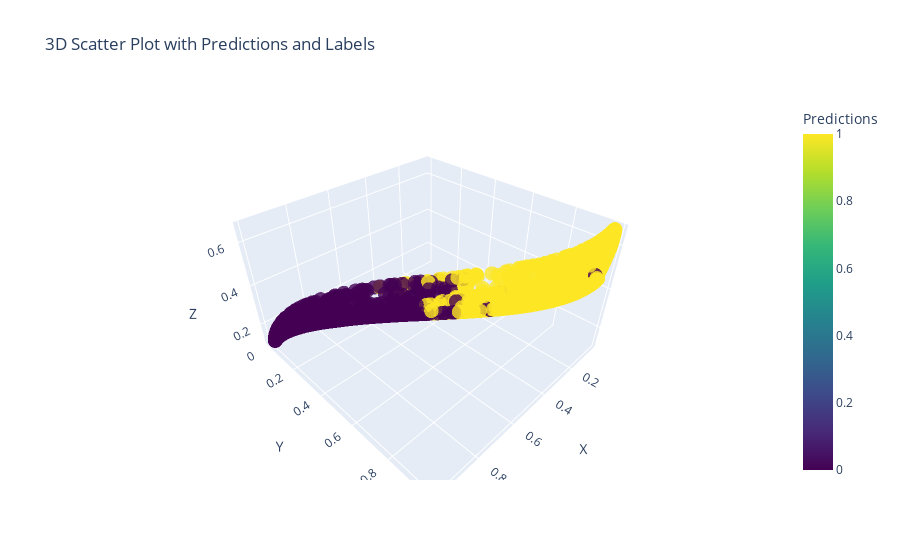

Notebook source saved alongside this figure:
### Code cell
plot_model_act(model_1234,X_train)

### Figure 1 — Plotly figure (JSON) as saved in the notebook; plotly's stock layout.template omitted (floating-point values rounded to 4 significant figures; data arrays with more than 128 entries replaced by an {"elided": "..."} marker saying what was removed)
{"data": [{"marker": {"color": {"elided": "4000 int values"}, "colorbar": {"title": {"text": "Predictions"}}, "colorscale": [[0, "#440154"], [0.1111, "#482878"], [0.2222, "#3e4989"], [0.3333, "#31688e"], [0.4444, "#26828e"], [0.5556, "#1f9e89"], [0.6667, "#35b779"], [0.7778, "#6ece58"], [0.8889, "#b5de2b"], [1, "#fde725"]], "opacity": 0.8, "size": 5}, "mode": "markers", "text": {"elided": "4000 str values"}, "type": "scatter3d", "x": {"elided": "4000 float values"}, "y": {"elided": "4000 float values"}, "z": {"elided": "4000 float values"}}], "layout": {"scene": {"xaxis": {"title": {"text": "X"}}, "yaxis": {"title": {"text": "Y"}}, "zaxis": {"title": {"text": "Z"}}}, "title": {"text": "3D Scatter Plot with Predictions and Labels"}}}
